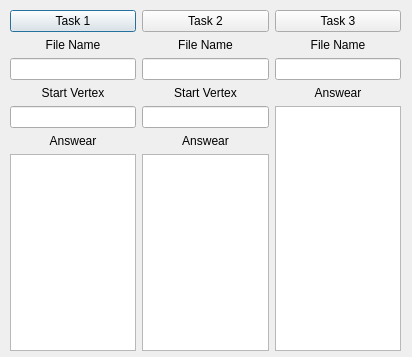
<?xml version="1.0" encoding="UTF-8"?>
<ui version="4.0">
 <class>shortest_path</class>
 <widget class="QDialog" name="shortest_path">
  <property name="geometry">
   <rect>
    <x>0</x>
    <y>0</y>
    <width>412</width>
    <height>357</height>
   </rect>
  </property>
  <property name="windowTitle">
   <string>Dialog</string>
  </property>
  <widget class="QWidget" name="horizontalLayoutWidget">
   <property name="geometry">
    <rect>
     <x>10</x>
     <y>10</y>
     <width>391</width>
     <height>341</height>
    </rect>
   </property>
   <layout class="QHBoxLayout" name="horizontalLayout">
    <item>
     <layout class="QVBoxLayout" name="verticalLayout">
      <item>
       <widget class="QPushButton" name="Task1Button">
        <property name="text">
         <string>Task 1</string>
        </property>
       </widget>
      </item>
      <item>
       <widget class="QLabel" name="label_9">
        <property name="text">
         <string>File Name</string>
        </property>
        <property name="alignment">
         <set>Qt::AlignCenter</set>
        </property>
       </widget>
      </item>
      <item>
       <widget class="QLineEdit" name="FileNameEditT_1"/>
      </item>
      <item>
       <widget class="QLabel" name="label_2">
        <property name="text">
         <string>Start Vertex</string>
        </property>
        <property name="alignment">
         <set>Qt::AlignCenter</set>
        </property>
       </widget>
      </item>
      <item>
       <widget class="QLineEdit" name="StartVertexEditT_1"/>
      </item>
      <item>
       <widget class="QLabel" name="label_7">
        <property name="text">
         <string>Answear</string>
        </property>
        <property name="alignment">
         <set>Qt::AlignCenter</set>
        </property>
        <property name="wordWrap">
         <bool>true</bool>
        </property>
       </widget>
      </item>
      <item>
       <widget class="QTextEdit" name="AnswearEditT_1"/>
      </item>
     </layout>
    </item>
    <item>
     <layout class="QVBoxLayout" name="verticalLayout_2">
      <item>
       <widget class="QPushButton" name="Task2Button">
        <property name="text">
         <string>Task 2</string>
        </property>
       </widget>
      </item>
      <item>
       <widget class="QLabel" name="label_8">
        <property name="text">
         <string>File Name</string>
        </property>
        <property name="alignment">
         <set>Qt::AlignCenter</set>
        </property>
       </widget>
      </item>
      <item>
       <widget class="QLineEdit" name="FileNameEditT_2"/>
      </item>
      <item>
       <widget class="QLabel" name="label_3">
        <property name="text">
         <string>Start Vertex</string>
        </property>
        <property name="alignment">
         <set>Qt::AlignCenter</set>
        </property>
       </widget>
      </item>
      <item>
       <widget class="QLineEdit" name="StartVertexEditT_2"/>
      </item>
      <item>
       <widget class="QLabel" name="label_11">
        <property name="text">
         <string>Answear</string>
        </property>
        <property name="alignment">
         <set>Qt::AlignCenter</set>
        </property>
        <property name="wordWrap">
         <bool>true</bool>
        </property>
       </widget>
      </item>
      <item>
       <widget class="QTextEdit" name="AnswearEditT_2"/>
      </item>
     </layout>
    </item>
    <item>
     <layout class="QVBoxLayout" name="verticalLayout_3">
      <item>
       <widget class="QPushButton" name="Task3Button">
        <property name="text">
         <string>Task 3</string>
        </property>
       </widget>
      </item>
      <item>
       <widget class="QLabel" name="label_10">
        <property name="text">
         <string>File Name</string>
        </property>
        <property name="alignment">
         <set>Qt::AlignCenter</set>
        </property>
       </widget>
      </item>
      <item>
       <widget class="QLineEdit" name="FileNameEditT_3"/>
      </item>
      <item>
       <widget class="QLabel" name="label_12">
        <property name="text">
         <string>Answear</string>
        </property>
        <property name="alignment">
         <set>Qt::AlignCenter</set>
        </property>
        <property name="wordWrap">
         <bool>true</bool>
        </property>
       </widget>
      </item>
      <item>
       <widget class="QTextEdit" name="AnswearEditT_3"/>
      </item>
     </layout>
    </item>
   </layout>
  </widget>
 </widget>
 <resources/>
 <connections/>
</ui>
